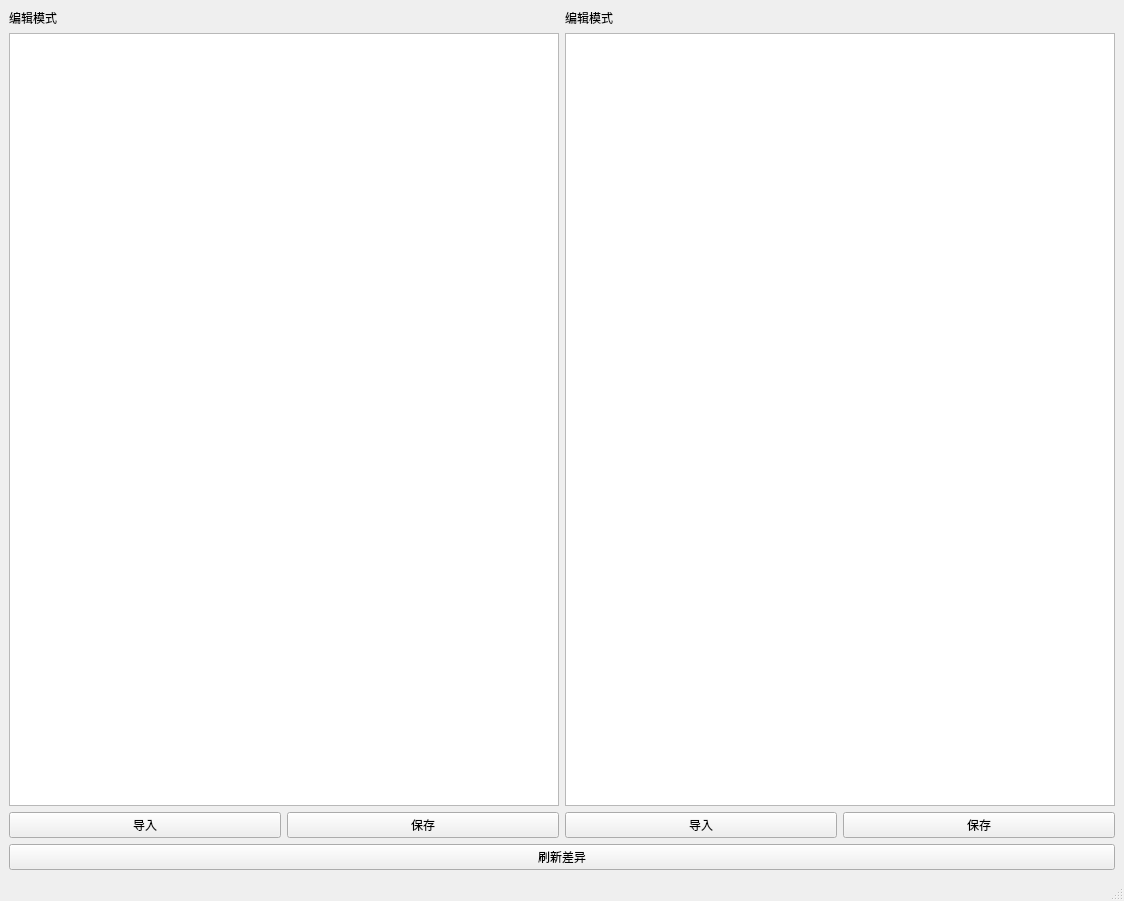
<?xml version="1.0" encoding="UTF-8"?>
<ui version="4.0">
 <class>MainWindow</class>
 <widget class="QMainWindow" name="MainWindow">
  <property name="geometry">
   <rect>
    <x>0</x>
    <y>0</y>
    <width>1124</width>
    <height>901</height>
   </rect>
  </property>
  <property name="windowTitle">
   <string>MainWindow</string>
  </property>
  <widget class="QWidget" name="centralwidget">
   <layout class="QGridLayout" name="gridLayout">
    <item row="2" column="2">
     <widget class="QPushButton" name="pushButton_2">
      <property name="text">
       <string>导入</string>
      </property>
     </widget>
    </item>
    <item row="1" column="0" colspan="2">
     <widget class="QTextEdit" name="textEdit">
      <property name="minimumSize">
       <size>
        <width>550</width>
        <height>763</height>
       </size>
      </property>
     </widget>
    </item>
    <item row="1" column="2" colspan="2">
     <widget class="QTextEdit" name="textEdit_2">
      <property name="minimumSize">
       <size>
        <width>550</width>
        <height>763</height>
       </size>
      </property>
     </widget>
    </item>
    <item row="3" column="0" colspan="4">
     <widget class="QPushButton" name="pushButton_3">
      <property name="text">
       <string>刷新差异</string>
      </property>
     </widget>
    </item>
    <item row="2" column="3">
     <widget class="QPushButton" name="pushButton_5">
      <property name="text">
       <string>保存</string>
      </property>
     </widget>
    </item>
    <item row="2" column="0">
     <widget class="QPushButton" name="pushButton">
      <property name="text">
       <string>导入</string>
      </property>
     </widget>
    </item>
    <item row="0" column="2">
     <widget class="QLabel" name="label_2">
      <property name="text">
       <string>编辑模式</string>
      </property>
     </widget>
    </item>
    <item row="2" column="1">
     <widget class="QPushButton" name="pushButton_4">
      <property name="text">
       <string>保存</string>
      </property>
     </widget>
    </item>
    <item row="0" column="0">
     <widget class="QLabel" name="label">
      <property name="text">
       <string>编辑模式</string>
      </property>
     </widget>
    </item>
   </layout>
  </widget>
  <widget class="QStatusBar" name="statusbar"/>
  <widget class="QMenuBar" name="menubar">
   <property name="geometry">
    <rect>
     <x>0</x>
     <y>0</y>
     <width>1124</width>
     <height>21</height>
    </rect>
   </property>
  </widget>
 </widget>
 <resources/>
 <connections/>
</ui>
